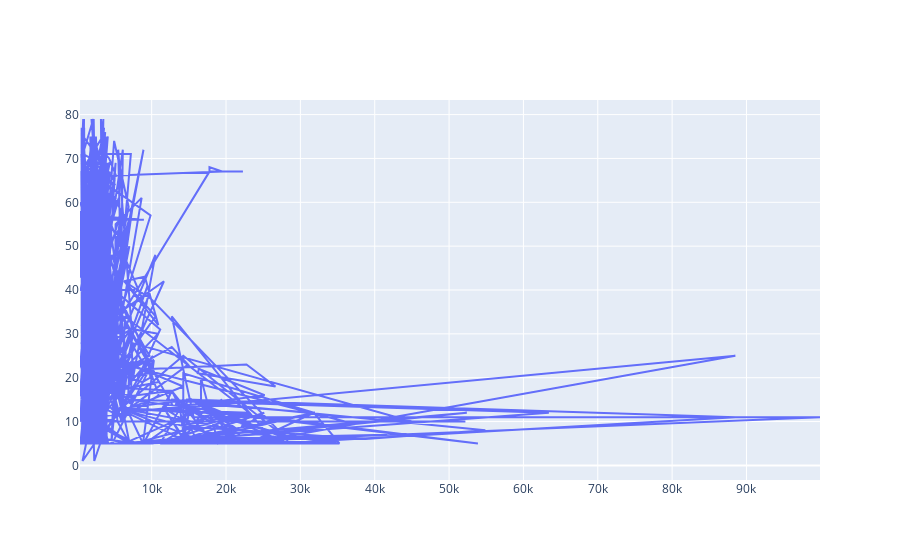

The code cell stored with this chart in its notebook:
### Code cell
import plotly.graph_objects as go

fig = go.Figure(data=go.Scatter(
   x = list(df['Price']),
y = list(df['Discount']),
    mode='lines',
))

fig.show()

### Figure 1 — Plotly figure (JSON) as saved in the notebook; plotly's stock layout.template omitted (floating-point values rounded to 4 significant figures; data arrays with more than 128 entries replaced by an {"elided": "..."} marker saying what was removed)
{"data": [{"mode": "lines", "type": "scatter", "x": {"elided": "1299 int values"}, "y": {"elided": "1299 int values"}}], "layout": {}}
